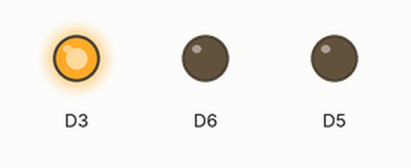
A sketch run on a simulated ESP8266 (NodeMCU). Shown: output pins drawn as LEDs (lit = HIGH).

Above: at 0.5 s.
At 3.5 s:
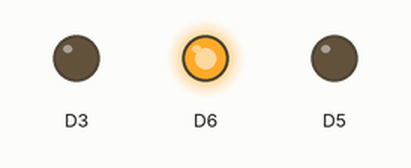
At 6.5 s:
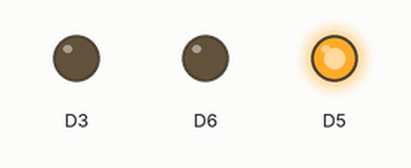
At 8.0 s:
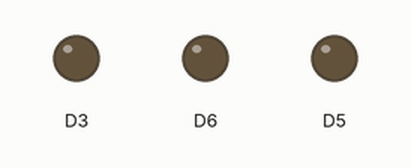
Timing chart, 0 to 11.7 s (numbered marks = the images above):
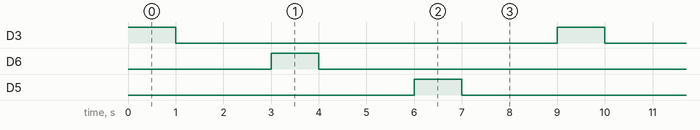

Measured:
- by itself, D3, D6, D5: alternates HIGH for 1.0 s and LOW for 8.0 s
- by itself, everything shown: repeats every 9.0 s, in 6 steps

The sketch:

LED_chaser.ino
```cpp
void setup() {
  // put your setup code here, to runp
  pinMode(D3, OUTPUT);
  pinMode(D6, OUTPUT);
  pinMode(D5, OUTPUT);
}

void loop() {
  // put your main code here, to run repeatedly:
digitalWrite(D3, HIGH);

delay(1000);


digitalWrite(D3, LOW);

delay(2000);

digitalWrite(D6, HIGH);
delay(1000);

digitalWrite(D6, LOW);

delay(2000);

digitalWrite(D5, HIGH);
delay(1000);

digitalWrite(D5, LOW);

delay(2000);

}
```
